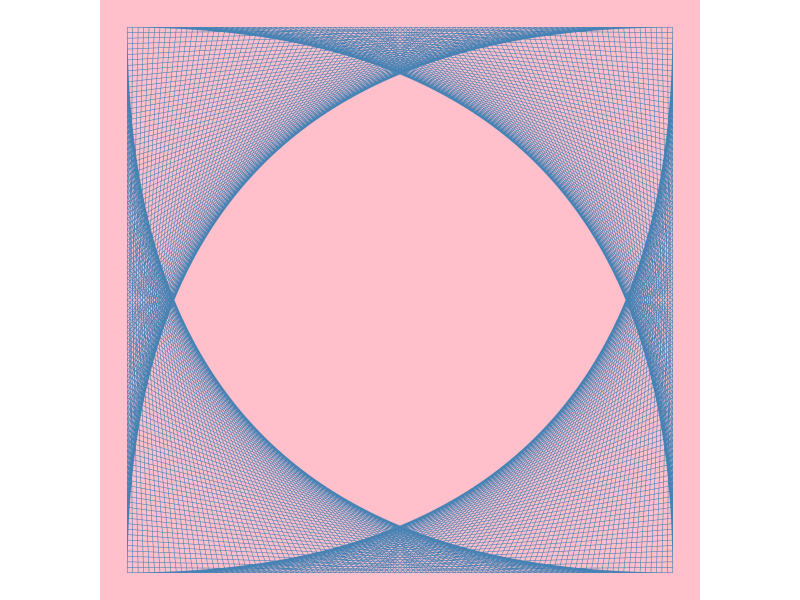
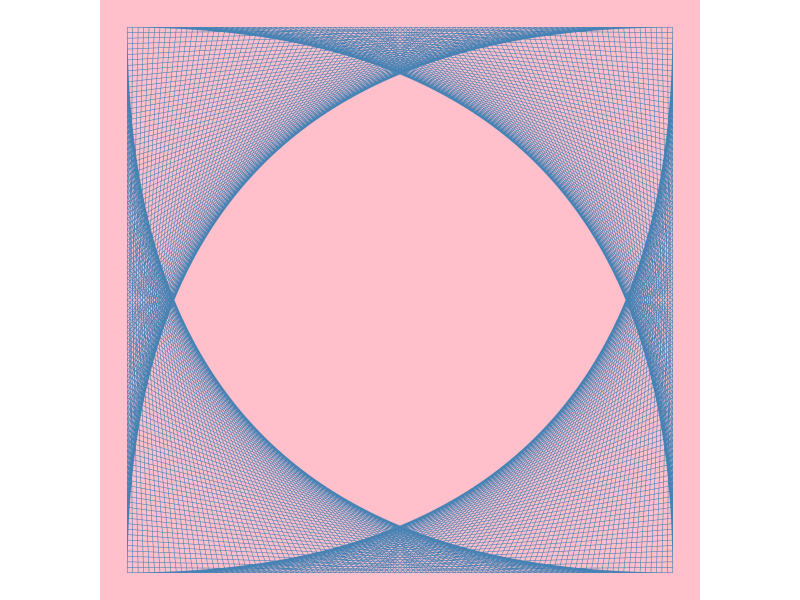

The R source for these figures, in order: (Note: this script raises an error after producing the figures.)

# Source of inspiration: https://infrahumano.github.io/exterior/2020/04/18/mediod%C3%ADa.html
#                        https://youtu.be/C2vbYpa-AWk

library(tidyverse)
library(sf)

if (!dir.exists("visualization/spiral-pictures/")) dir.create("visualization/spiral-pictures/")


# First attempt -----------------------------------------------------------

square <- rbind(c(0, 0), c(0, 1), c(1, 1), c(1, 0), c(0, 0))

shift <- function(x, ..., d = 0.1) x + rbind(c(0, d), c(d, 0), c(0, -d), c(-d, 0), c(0, d))

accumulate(1:100, shift, .init = square, d = 0.01) %>% 
  st_polygon() %>%
  ggplot() + 
  geom_sf(fill = NA, size = 1/6, color = "steelblue") + 
  theme_void() + 
  theme(plot.background = element_rect(fill = "pink", color = NA))

ggsave("visualization/spiral-pictures/pic-1.png", device = "png", dpi = "print", bg = "pink")

# Second attempt ----------------------------------------------------------

rotate <- function(a) matrix(c(cos(a), sin(a), -sin(a), cos(a)), 2, 2)

rotate_shrink_push <- function(sf_obj, ..., d = 0.1) {
  stopifnot(class(sf_obj) == c("XY", "POLYGON", "sfg")) ## This function will only work with sf objects
  angle <- pi/2 - acos(d / (1-d))  ## this angle will only work with 1 x 1 squares
  
  rotated_obj <- sf_obj * rotate(angle)  
  shrunk_obj <- rotated_obj * sqrt(2*d^2 - 2*d + 1)
  shrunk_obj + c(0, d)
  
}

sf_square <- st_polygon(list(square))

output <- accumulate(1:200, rotate_shrink_push, .init = sf_square, d = 1/30) %>% 
  st_polygon() 

output %>% 
  ggplot() + 
  geom_sf(fill = NA, size = 0.2, color = "steelblue") + 
  theme_void() + 
  theme(plot.background = element_rect(fill = "pink", color = NA))

ggsave("visualization/spiral-pictures/pic-2.png", device = "png", dpi = "print", bg = "pink")

output %>% 
  ggplot() + 
  geom_sf(fill = "steelblue", size = 0.2, color = NA) + 
  theme_void() + 
  theme(plot.background = element_rect(fill = "antiquewhite", color = NA))

ggsave("visualization/spiral-pictures/pic-3.png", device = "png", dpi = "print", bg = "antiquewhite")


# Third attempt -----------------------------------------------------------

triangle <- rbind(c(0, 0), c(0, 1),  c(1, 0), c(0, 0))

tri_shift <- function(x, ..., d = 0.1) x + rbind(c(0, d), c(d, 0), c(-d, 0), c(0, d))

accumulate(1:30, tri_shift, .init = triangle, d = 1/30) %>% 
  st_polygon() %>%
  ggplot() + 
  geom_sf(fill = "#0E75AD", color = "white", size = 1/10) + 
  theme_void() + 
  theme(plot.background = element_rect(fill = "#FFBA61", color = NA)) 

ggsave("visualization/spiral-pictures/pic-4.png", device = "png", dpi = "print", bg = "#FFBA61")


# Final attempt -----------------------------------------------------------

next_row <- function(M, ..., fraction = 0.1) {
  i <- nrow(M)
  rbind(M, M[i - 3, ] + (M[i - 2, ] - M[i - 3, ]) * fraction)
}

reduce(1:300, next_row, .init = triangle) %>% 
  list() %>% 
  st_multilinestring() %>% 
  ggplot() + 
  geom_sf(size = 0.2, color = "black") + 
  theme_void() + 
  theme(plot.background = element_rect(fill = "antiquewhite", color = NA))

reduce(1:500, next_row, .init = square, fraction = 0.05) %>% 
  list() %>% 
  st_multilinestring() %>% 
  ggplot() + 
  geom_sf(size = 0.2, color = "black") + 
  theme_void() + 
  theme(plot.background = element_rect(fill = "antiquewhite", color = NA))

ggsave("visualization/spiral-pictures/pic-5.png", device = "png", dpi = "print", bg = "antiquewhite")


## This is the same pattern from Javier's blog:

polygons <- list(
  rbind(c(0, 0), c(0, 500), c(250, 450), c(0, 0)),
  rbind(c(0, 500), c(250, 450), c(0, 1000), c(0, 500)), 
  rbind(c(0, 0), c(250, 450), c(600, 0), c(0, 0)),
  rbind(c(250, 450), c(0, 1000), c(500, 1000), c(500, 750), c(250, 450)),
  rbind(c(600, 0), c(250, 450), c(500, 750), c(800, 350), c(600, 0)),
  rbind(c(600, 0), c(800, 350), c(1000, 250), c(1000, 0), c(600, 0)),
  rbind(c(500, 750), c(800, 350), c(1000, 250), c(1000, 1000), c(500, 750)),
  rbind(c(500, 750), c(1000, 1000), c(500, 1000), c(500, 750))
)

spiral <- function(x, N = 300, ...) {
  reduce(1:N, next_row, .init = x, ...) 
}

map(polygons, spiral, fraction = 0.05, N = 500) %>% 
  st_multilinestring() %>% 
  ggplot() + 
  geom_sf(color = "steelblue", size = 0.2) + 
  theme_void() + 
  theme(plot.background = element_rect(fill = "antiquewhite", color = NA))

ggsave("visualization/spiral-pictures/pic-6.png", device = "png", dpi = "print", bg = "antiquewhite")

map(polygons, spiral, fraction = 0.05, N = 500) %>% 
  st_multilinestring() %>% 
  st_cast("MULTIPOLYGON") %>% 
  ggplot() + 
  geom_sf(fill = "steelblue", size = NA) + 
  theme_void() + 
  theme(plot.background = element_rect(fill = "antiquewhite", color = NA))

ggsave("visualization/spiral-pictures/pic-7.png", device = "png", dpi = "print", bg = "antiquewhite")
